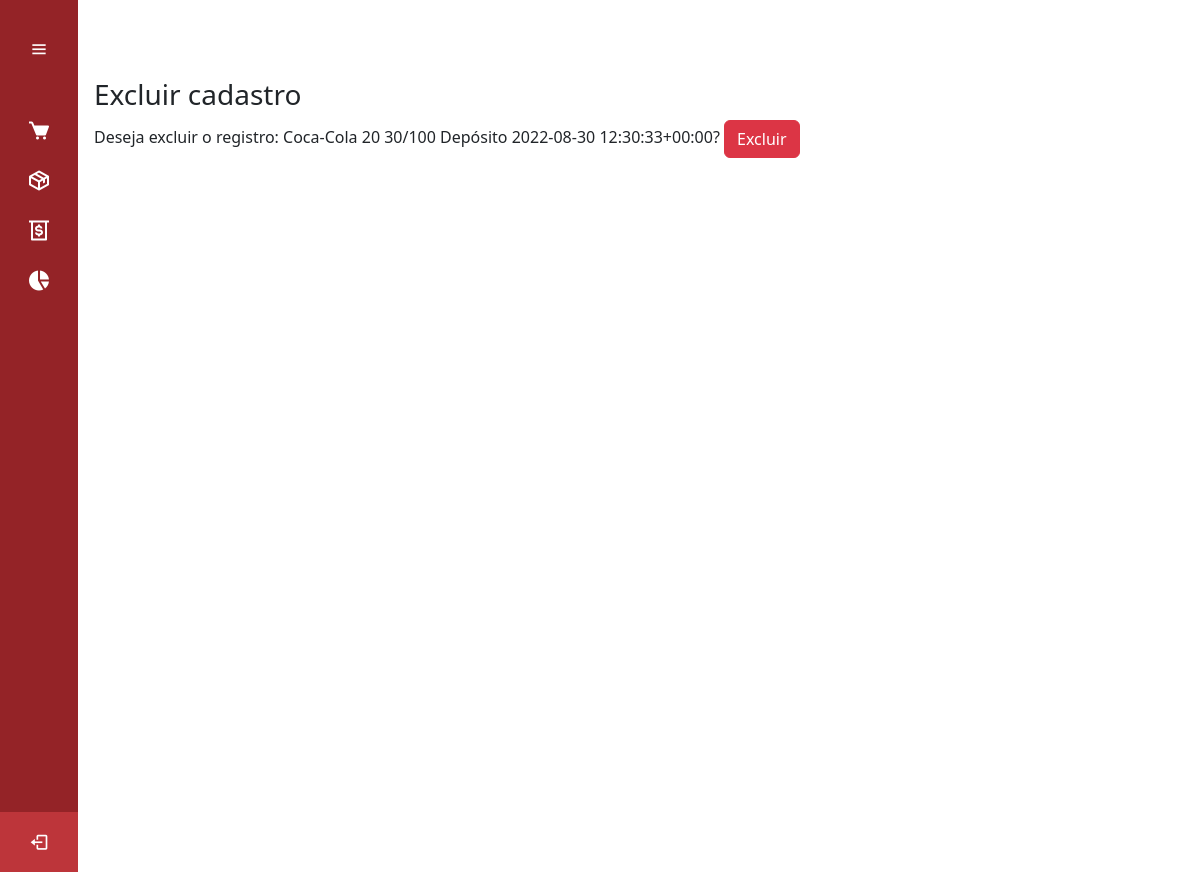
/excluir/produto/1, run on an earlier commit of the app's database.
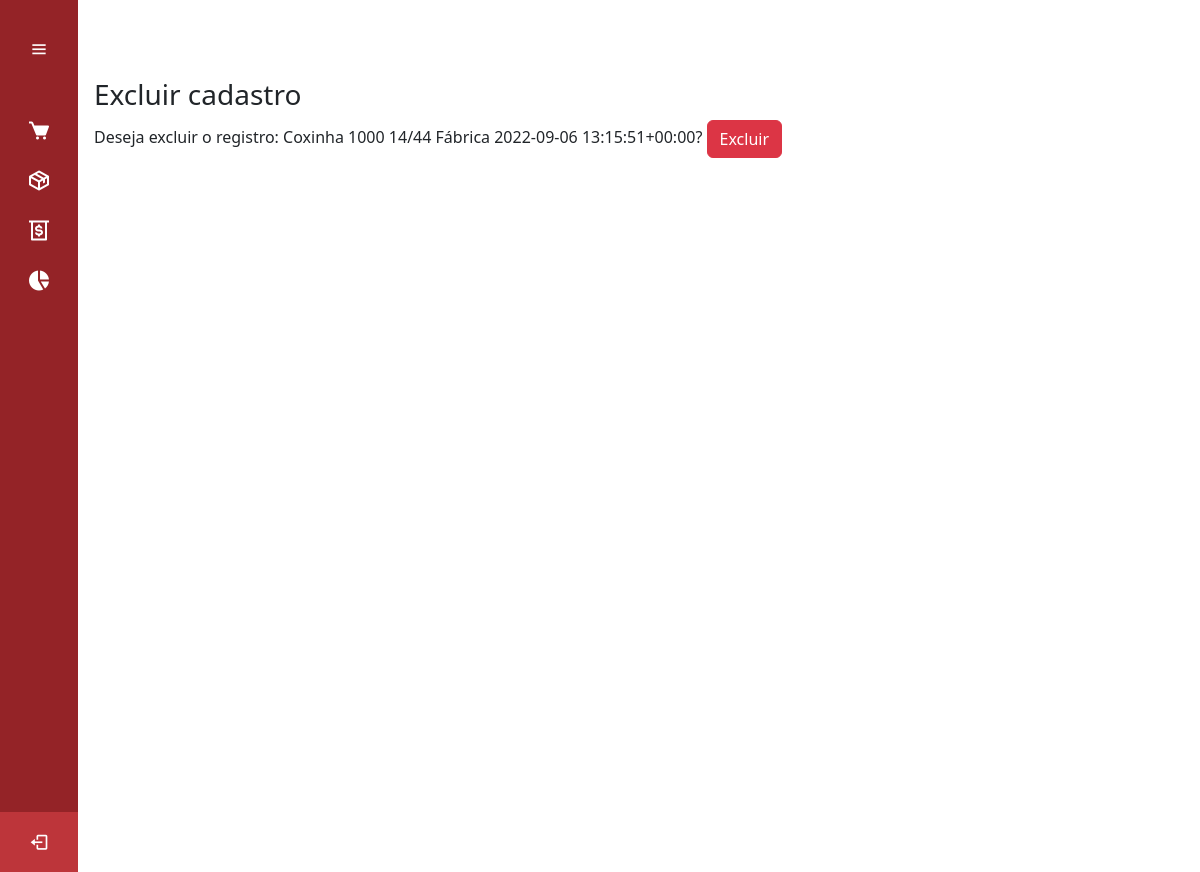
And on a later commit of the database.
### cadastro/models.py (models this page shows)
class ListaProdutos(models.Model):
    nome_produto = models.CharField(max_length=50, verbose_name='Produto')
    quantidade_produto = models.IntegerField(verbose_name='Qntd.')
    custo_venda = models.CharField(max_length=10, verbose_name='Custo/Venda')
    fornecedor = models.CharField(max_length=50, verbose_name='Fornecedor')
    data_adicao = models.DateTimeField(verbose_name='Data de Adição')
    def __str__(self):
        return "{} {} {} {} {}".format(self.nome_produto, self.quantidade_produto, self.custo_venda, self.fornecedor, self.data_adicao)

### cadastro/views.py (the view)
# urls.py: path('excluir/produto/<int:pk>', ProdutoDelete.as_view(),name='excluir-produto'),
class ProdutoDelete(DeleteView):
    model = ListaProdutos
    template_name = 'cadastro/form-excluir.html'
    success_url = reverse_lazy('lista-produto')

### cadastro/templates/cadastro/form-excluir.html (shortened to what this page needs)
{% extends 'paginas/modelo.html' %}
{% load static %}
{% block conteudo %}
<div class="home_content">
    <div class="conteudo_pagina">
        <h3>Excluir cadastro</h3>
        Deseja excluir o registro: {{ object }}?
        <button type="submit" class="btn btn-danger">Excluir</button>
    </div>
</div>
{% endblock %}

What changed in the data, as far as the page shows it:
changed ListaProdutos: nome_produto+quantidade_produto+custo_venda "Coca-Cola 20 30/100 Depósito 2022-08-30 12:30:33+00:00" → "Coxinha 1000 14/44 Fábrica 2022-09-06 13:15:51+00:00"
